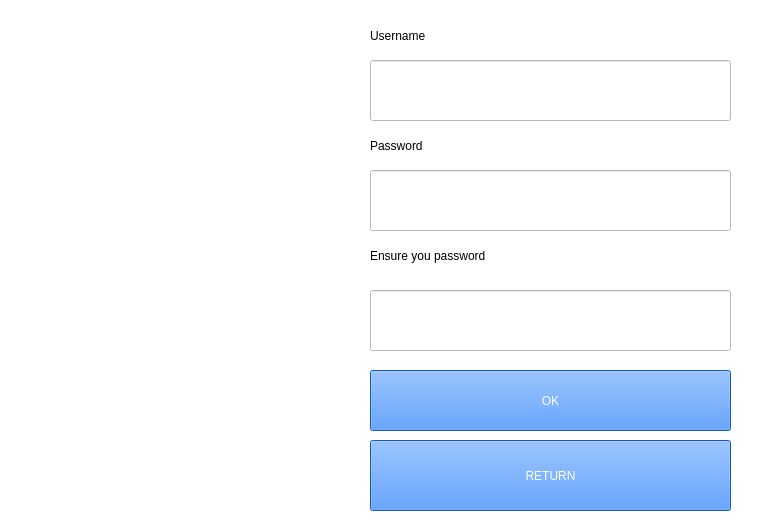
<?xml version="1.0" encoding="UTF-8"?>
<ui version="4.0">
 <class>Signup</class>
 <widget class="QWidget" name="Signup">
  <property name="geometry">
   <rect>
    <x>0</x>
    <y>0</y>
    <width>780</width>
    <height>520</height>
   </rect>
  </property>
  <property name="windowTitle">
   <string>Form</string>
  </property>
  <property name="styleSheet">
   <string notr="true">background-color: rgb(255, 255, 255);</string>
  </property>
  <widget class="QLineEdit" name="zhuce_username">
   <property name="geometry">
    <rect>
     <x>370</x>
     <y>60</y>
     <width>361</width>
     <height>61</height>
    </rect>
   </property>
   <property name="font">
    <font>
     <family>Arial</family>
     <pointsize>25</pointsize>
     <weight>50</weight>
     <italic>false</italic>
     <bold>false</bold>
    </font>
   </property>
   <property name="styleSheet">
    <string notr="true">font: 25pt &quot;Arial&quot;;</string>
   </property>
  </widget>
  <widget class="QLineEdit" name="zhuce_password1">
   <property name="geometry">
    <rect>
     <x>370</x>
     <y>170</y>
     <width>361</width>
     <height>61</height>
    </rect>
   </property>
   <property name="font">
    <font>
     <family>Arial</family>
     <pointsize>25</pointsize>
     <weight>50</weight>
     <italic>false</italic>
     <bold>false</bold>
    </font>
   </property>
   <property name="styleSheet">
    <string notr="true">font: 25pt &quot;Arial&quot;;</string>
   </property>
   <property name="echoMode">
    <enum>QLineEdit::Password</enum>
   </property>
  </widget>
  <widget class="QLineEdit" name="zhuce_password2">
   <property name="geometry">
    <rect>
     <x>370</x>
     <y>290</y>
     <width>361</width>
     <height>61</height>
    </rect>
   </property>
   <property name="styleSheet">
    <string notr="true">font: 25pt &quot;Arial&quot;;</string>
   </property>
   <property name="echoMode">
    <enum>QLineEdit::Password</enum>
   </property>
  </widget>
  <widget class="QLabel" name="label">
   <property name="geometry">
    <rect>
     <x>370</x>
     <y>240</y>
     <width>271</width>
     <height>31</height>
    </rect>
   </property>
   <property name="styleSheet">
    <string notr="true">font: 87 20pt &quot;Arial Black&quot;;</string>
   </property>
   <property name="text">
    <string>Ensure you password</string>
   </property>
  </widget>
  <widget class="QLabel" name="label_2">
   <property name="geometry">
    <rect>
     <x>370</x>
     <y>130</y>
     <width>141</width>
     <height>31</height>
    </rect>
   </property>
   <property name="styleSheet">
    <string notr="true">font: 87 20pt &quot;Arial Black&quot;;</string>
   </property>
   <property name="text">
    <string>Password</string>
   </property>
  </widget>
  <widget class="QLabel" name="label_3">
   <property name="geometry">
    <rect>
     <x>370</x>
     <y>20</y>
     <width>151</width>
     <height>31</height>
    </rect>
   </property>
   <property name="styleSheet">
    <string notr="true">font: 87 20pt &quot;Arial Black&quot;;</string>
   </property>
   <property name="text">
    <string>Username</string>
   </property>
  </widget>
  <widget class="QPushButton" name="zhuce">
   <property name="geometry">
    <rect>
     <x>370</x>
     <y>370</y>
     <width>361</width>
     <height>61</height>
    </rect>
   </property>
   <property name="styleSheet">
    <string notr="true">background-color: rgb(29, 123, 255);
font: 18pt &quot;Nimbus Roman No9 L&quot;;
color: rgb(255, 255, 255);
font: 25 25pt &quot;Bahnschrift Light&quot;;</string>
   </property>
   <property name="text">
    <string>OK</string>
   </property>
  </widget>
  <widget class="QPushButton" name="fanhui">
   <property name="geometry">
    <rect>
     <x>370</x>
     <y>440</y>
     <width>361</width>
     <height>71</height>
    </rect>
   </property>
   <property name="styleSheet">
    <string notr="true">background-color: rgb(29, 123, 255);
color: rgb(255, 255, 255);
font: 25 25pt &quot;Bahnschrift Light&quot;;</string>
   </property>
   <property name="text">
    <string>RETURN</string>
   </property>
  </widget>
  <widget class="QLabel" name="label_4">
   <property name="geometry">
    <rect>
     <x>20</x>
     <y>20</y>
     <width>331</width>
     <height>481</height>
    </rect>
   </property>
   <property name="styleSheet">
    <string notr="true">font: 87 20pt &quot;Arial Black&quot;;</string>
   </property>
   <property name="text">
    <string/>
   </property>
  </widget>
 </widget>
 <resources/>
 <connections/>
</ui>
